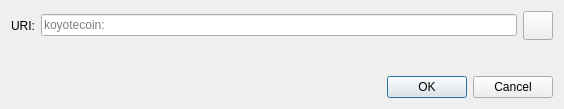
<?xml version="1.0" encoding="UTF-8"?>
<ui version="4.0">
 <class>OpenURIDialog</class>
 <widget class="QDialog" name="OpenURIDialog">
  <property name="geometry">
   <rect>
    <x>0</x>
    <y>0</y>
    <width>564</width>
    <height>109</height>
   </rect>
  </property>
  <property name="windowTitle">
   <string>Open koyotecoin URI</string>
  </property>
  <layout class="QVBoxLayout" name="verticalLayout">
   <item>
    <layout class="QHBoxLayout" name="horizontalLayout">
     <item>
      <widget class="QLabel" name="label">
       <property name="text">
        <string>URI:</string>
       </property>
      </widget>
     </item>
     <item>
      <widget class="QValidatedLineEdit" name="uriEdit">
       <property name="placeholderText">
        <string notr="true">koyotecoin:</string>
       </property>
      </widget>
     </item>
     <item>
      <widget class="QToolButton" name="pasteButton">
       <property name="toolTip">
        <string extracomment="Tooltip text for button that allows you to paste an address that is in your clipboard.">Paste address from clipboard</string>
       </property>
       <property name="text">
        <string/>
       </property>
       <property name="icon">
        <iconset resource="../koyotecoin.qrc">
         <normaloff>:/icons/editpaste</normaloff>:/icons/editpaste
        </iconset>
       </property>
       <property name="iconSize">
        <size>
         <width>22</width>
         <height>22</height>
        </size>
       </property>
      </widget>
     </item>
    </layout>
   </item>
   <item>
    <spacer name="verticalSpacer">
     <property name="orientation">
      <enum>Qt::Vertical</enum>
     </property>
     <property name="sizeHint" stdset="0">
      <size>
       <width>20</width>
       <height>40</height>
      </size>
     </property>
    </spacer>
   </item>
   <item>
    <widget class="QDialogButtonBox" name="buttonBox">
     <property name="orientation">
      <enum>Qt::Horizontal</enum>
     </property>
     <property name="standardButtons">
      <set>QDialogButtonBox::Cancel|QDialogButtonBox::Ok</set>
     </property>
    </widget>
   </item>
  </layout>
 </widget>
 <customwidgets>
  <customwidget>
   <class>QValidatedLineEdit</class>
   <extends>QLineEdit</extends>
   <header>qt/qvalidatedlineedit.h</header>
  </customwidget>
 </customwidgets>
 <resources/>
 <connections>
  <connection>
   <sender>buttonBox</sender>
   <signal>accepted()</signal>
   <receiver>OpenURIDialog</receiver>
   <slot>accept()</slot>
   <hints>
    <hint type="sourcelabel">
     <x>248</x>
     <y>254</y>
    </hint>
    <hint type="destinationlabel">
     <x>157</x>
     <y>274</y>
    </hint>
   </hints>
  </connection>
  <connection>
   <sender>buttonBox</sender>
   <signal>rejected()</signal>
   <receiver>OpenURIDialog</receiver>
   <slot>reject()</slot>
   <hints>
    <hint type="sourcelabel">
     <x>316</x>
     <y>260</y>
    </hint>
    <hint type="destinationlabel">
     <x>286</x>
     <y>274</y>
    </hint>
   </hints>
  </connection>
 </connections>
</ui>
